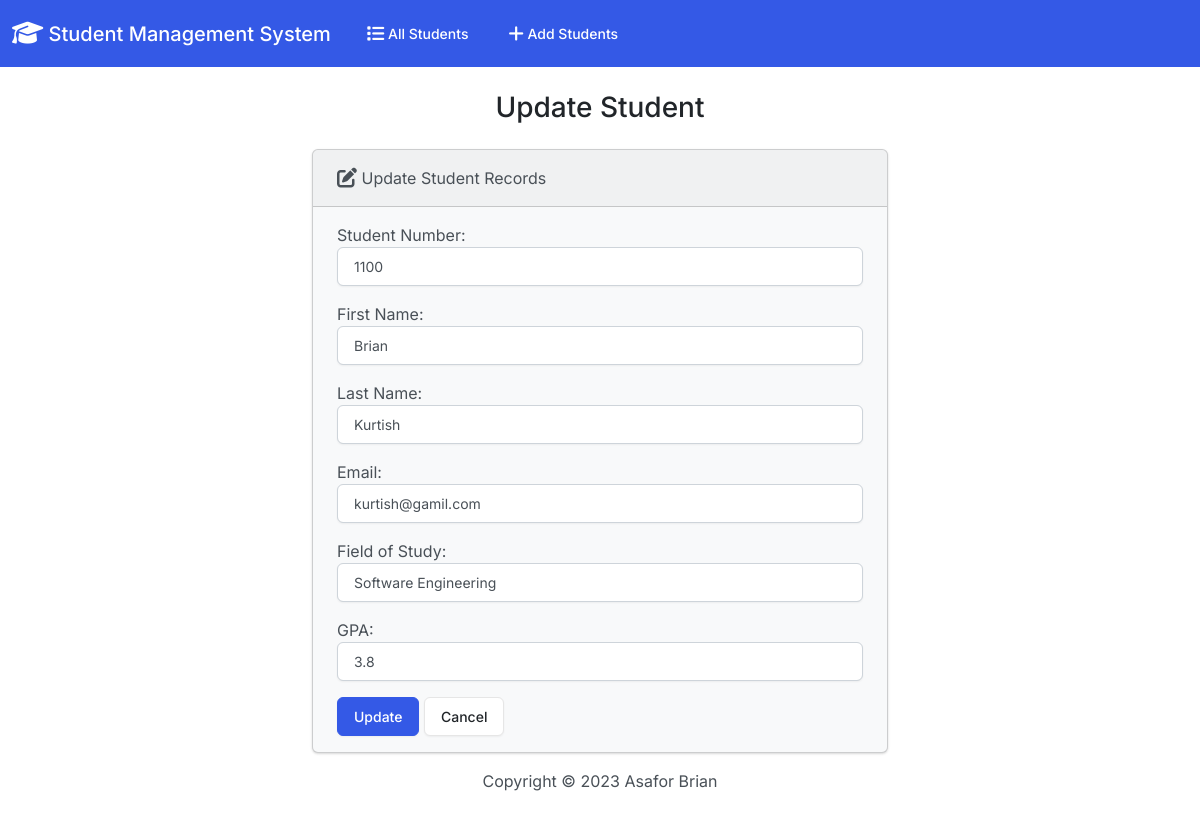
Page /edit/1/ on the committed database.
### students/models.py (models this page shows, shortened)
class Student(models.Model):
    student_number = models.PositiveIntegerField()
    first_name = models.CharField(max_length=100)
    last_name = models.CharField(max_length=100)
    email = models.EmailField(max_length=100)
    field_of_study = models.CharField(max_length=100)
    gpa = models.FloatField()

### students/views.py (the view)
# urls.py: path('edit/<int:id>/', views.edit, name="edit"),
def edit(request, id):
    if request.method == 'POST':
        student = Student.objects.get(pk=id)
        form = StudentForm(request.POST, instance=student)
        if form.is_valid():
            form.save()
            return render(request, 'students/edit.html',
                          {'form': form, 'success': True})
    else:
        student = Student.objects.get(pk=id)
        form = StudentForm(instance=student)
    return render(request, 'students/edit.html', {'form': form})

### students/forms.py
class StudentForm(forms.ModelForm):
    class Meta:
        model = Student
        fields = ['student_number', 'first_name', 'last_name', 'email', 'field_of_study', 'gpa']
        labels = {
            'student_number': 'Student Number',
            'first_name': 'First Name',
            'last_name': 'Last Name',
            'email': 'Email',
            'field_of_study': 'Field of Study',
            'gpa': 'GPA',
        }
        widgets = {
            'student_number': forms.NumberInput(attrs={'class': 'form-control'}),
            'first_name': forms.TextInput(attrs={'class': 'form-control'}),
            'last_name': forms.TextInput(attrs={'class': 'form-control'}),
            'email': forms.EmailInput(attrs={'class': 'form-control'}),
            'field_of_study': forms.TextInput(attrs={'class': 'form-control'}),
            'gpa': forms.NumberInput(attrs={'class': 'form-control'}),
        }

### students/templates/students/edit.html (shortened to what this page needs)
{% extends "students/base.html" %}
{% block body %}
  <h3 class="text-center m-4">Update Student</h3>
  {% if success %}
  <div class="alert alert-success" role="alert">
    The student Info was Updated successfully
    <a href="{% url 'index' %}" class="alert-link">Go to Home Page</a>
  </div>
  {% else %}
    <div class="row justify-content-center">
      <div class="col-6"><div class="card bg-light mb-3">
        <div class="card-header">
            <i class="fa-solid fa-pen-to-square fa-lg"></i></i> Update Student Records
        </div>
        <div class="card-body">
          <form action="" method="POST">
            {{ form.as_p }}
            <button type="submit" class="btn btn-primary">Update</button>
            <a href="{% url 'index' %}" class="btn btn-secondary">Cancel</a>
          </form>
        </div>
      </div></div>
    </div>
  {% endif %}
{% endblock %}

### rows in the picture
Student: student_number "1100", first_name "Brian", last_name "Kurtish", email "kurtish@gamil.com", field_of_study "Software Engineering", gpa "3.8"
